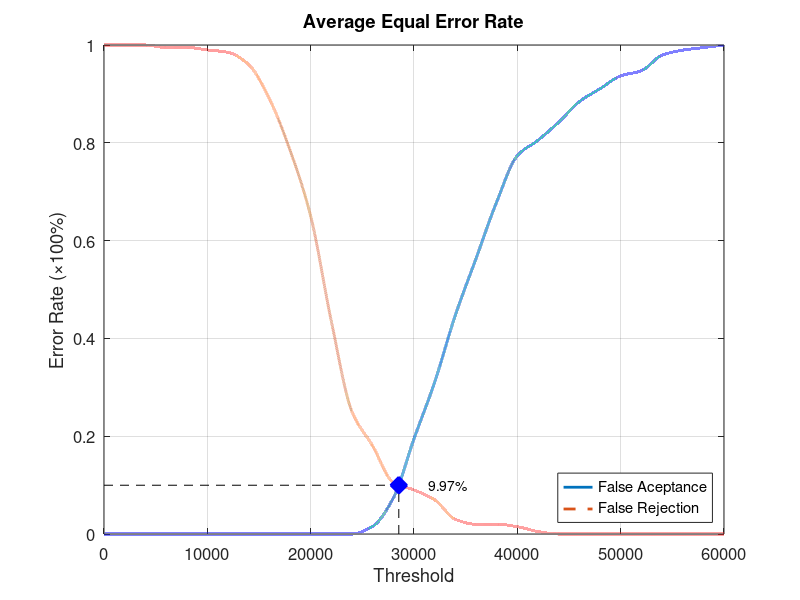
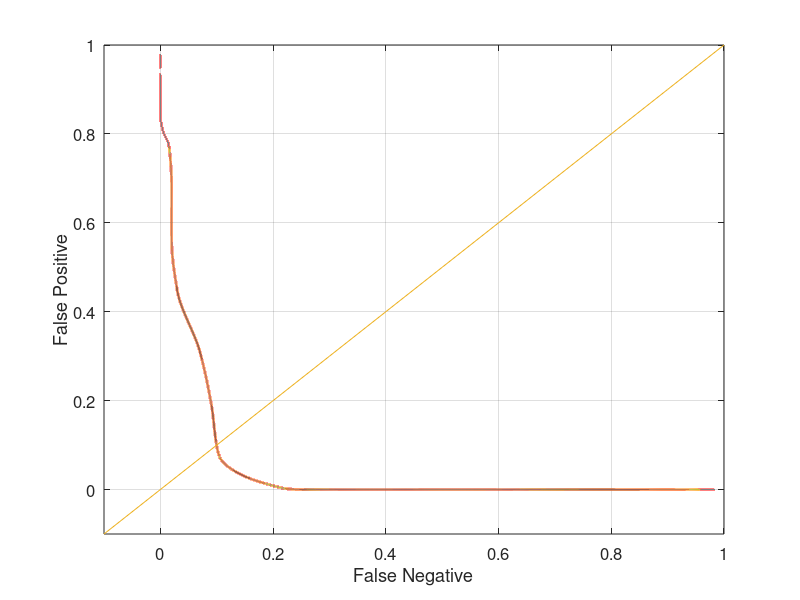

MATLAB code for these plots, in order:
function yEER = Database4_3
close all;
clear;
clc;
x = 0:2000:60000;
xq = 0:0.5:60000;

y0 = [0 0 0 0 0 0 0 0 0 0 0 0 0 0.0157895 0.0736842 0.194737 0.310526 0.447368 0.563158 0.678947 0.773684 0.805263 0.842105 0.884211 0.910526 0.936842 0.947368 0.978947 0.989474 0.994737 1];
yy0 = interp1(x, y0, xq, 'pchip');
y1 = [1 1 1 0.995 0.995 0.99 0.985 0.96 0.89 0.785 0.65 0.435 0.25 0.18 0.105 0.09 0.07 0.03 0.02 0.02 0.015 0.005 0 0 0 0 0 0 0 0 0];
yy1 = interp1(x, y1, xq, 'pchip');

% Calculating EER: 
y2 = abs(y0 - y1);
find(y2 == min(y2))
yy2 = abs(yy0 - yy1);
xEER = find(yy2 == min(yy2));
xEERIndex = xq(xEER) % X-axis EER
yEER = yy0(xEER) % Y-axis EER

main = figure
plot(xq, yy0,'-','LineWidth', 2);	hold on
plot(xq, yy1,'--','LineWidth', 2);	hold on
plot([xEERIndex xEERIndex], [0 yEER], 'k--');	hold on
plot([0 xEERIndex], [yEER yEER], 'k--');	hold on
plot(xEERIndex, yEER, 'bx', 'LineWidth', 10);	hold on
text(xEERIndex + 10 * xEERIndex / 100, yEER, [num2str(round((10000 * yEER)) / 100) '%'])
legend('False Aceptance', 'False Rejection', 'Location', 'SouthEast')
xlabel('Threshold')
ylabel('Error Rate (\times100%)')
title('Average Equal Error Rate')
set(gca, 'FontSize', 12)
axis([0 60000 0 1])
grid on

print(main, 'Database4_3Main', '-dpng');
FNRxFPR = figure('Color', [1 1 1]);
plot(yy1, yy0, '-', yy1, yy0, 'LineWidth', 2);
hold on
y = -0.1:0.1:1
plot(y, y); 
set(gca, 'FontSize', 12)
xlabel('False Negative')
ylabel('False Positive')
axis([-0.1 1 -0.1 1])
set(gca, 'FontSize', 12)
grid on

print(FNRxFPR, 'Database4_3FNRxFPR','-dpng');
end
